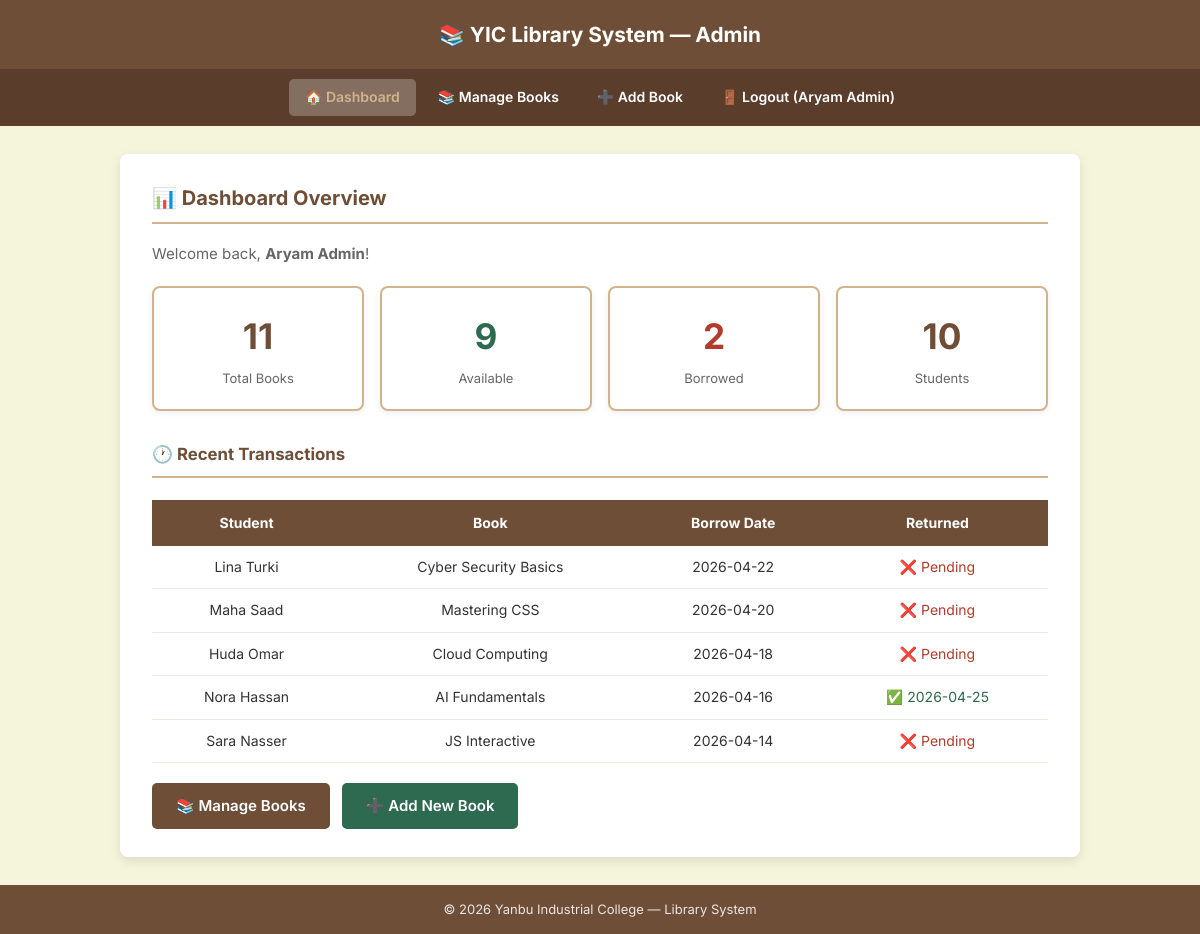
Page /admin/dashboard.php (signed in) on the committed database.
### tables this page shows
CREATE TABLE transactions (
    id          INT           NOT NULL AUTO_INCREMENT,
    user_id     INT           NOT NULL,
    book_id     INT           NOT NULL,
    borrow_date DATE          NOT NULL,
    return_date DATE          DEFAULT NULL,
    fine_amount DECIMAL(10,2) DEFAULT '0.00',
    PRIMARY KEY (id),
    KEY user_id (user_id),
    KEY book_id (book_id),
    CONSTRAINT fk_user FOREIGN KEY (user_id) REFERENCES users (id),
    CONSTRAINT fk_book FOREIGN KEY (book_id) REFERENCES books (id)
);

CREATE TABLE users (
    id       INT          NOT NULL AUTO_INCREMENT,
    username VARCHAR(50)  NOT NULL,
    email    VARCHAR(100) NOT NULL,
    password VARCHAR(255) NOT NULL,
    role     ENUM('admin','student') DEFAULT 'student',
    PRIMARY KEY (id),
    UNIQUE KEY email (email)
);

CREATE TABLE books (
    id       INT          NOT NULL AUTO_INCREMENT,
    title    VARCHAR(255) NOT NULL,
    author   VARCHAR(100) NOT NULL,
    category VARCHAR(50)  DEFAULT NULL,
    status   ENUM('available','borrowed') DEFAULT 'available',
    PRIMARY KEY (id)
);

### admin/dashboard.php (the view, shortened to what this page needs)
<?php
require_once '../includes/config.php';
$totalBooks     = $pdo->query("SELECT COUNT(*) FROM books")->fetchColumn();
$availableBooks = $pdo->query("SELECT COUNT(*) FROM books WHERE status='available'")->fetchColumn();
$borrowedBooks  = $pdo->query("SELECT COUNT(*) FROM books WHERE status='borrowed'")->fetchColumn();
$totalStudents  = $pdo->query("SELECT COUNT(*) FROM users WHERE role='student'")->fetchColumn();
$recent = $pdo->query("
    SELECT t.borrow_date, t.return_date, u.username, b.title
    FROM   transactions t
    JOIN   users u ON t.user_id = u.id
    JOIN   books b ON t.book_id = b.id
    ORDER  BY t.borrow_date DESC LIMIT 5
")->fetchAll();
?>
<!DOCTYPE html>
<html lang="en">
<head>
    <link rel="stylesheet" href="../assets/css/style.css">
</head>
<body>
<header><h1>📚 YIC Library System — Admin</h1></header>
<nav role="navigation">
    <a href="dashboard.php">🏠 Dashboard</a>
    <a href="manage_books.php">📚 Manage Books</a>
    <a href="add_book.php">➕ Add Book</a>
    <a href="../auth/logout.php">🚪 Logout (<?= htmlspecialchars($_SESSION['username']) ?>)</a>
</nav>
<main class="container">
    <section>
        <h2 class="page-title">📊 Dashboard Overview</h2>
        <p style="margin-bottom:16px;color:#666;">
            Welcome back, <strong><?= htmlspecialchars($_SESSION['username']) ?></strong>!
        </p>
        <div class="stats-grid">
            <article class="stat-card">
                <div class="stat-number"><?= $totalBooks ?></div>
                <div class="stat-label">Total Books</div>
            </article>
            <article class="stat-card">
                <div class="stat-number" style="color:#2d6a4f;"><?= $availableBooks ?></div>
                <div class="stat-label">Available</div>
            </article>
            <article class="stat-card">
                <div class="stat-number" style="color:#b23b2c;"><?= $borrowedBooks ?></div>
                <div class="stat-label">Borrowed</div>
            </article>
            <article class="stat-card">
                <div class="stat-number"><?= $totalStudents ?></div>
                <div class="stat-label">Students</div>
            </article>
        </div>
    </section>
    <section>
        <h3 class="page-title" style="font-size:1.05rem;">🕐 Recent Transactions</h3>
        <div class="table-responsive">
            <table>
                <thead>
                    <tr>
                        <th>Student</th><th>Book</th>
                        <th>Borrow Date</th><th>Returned</th>
                    </tr>
                </thead>
                <tbody>
                    <?php foreach ($recent as $r): ?>
                    <tr>
                        <td data-label="Student"><?= htmlspecialchars($r['username']) ?></td>
                        <td data-label="Book"><?= htmlspecialchars($r['title']) ?></td>
                        <td data-label="Borrow Date"><?= $r['borrow_date'] ?></td>
                        <td data-label="Returned">
                            <?= $r['return_date']
                                ? '<span style="color:#2d6a4f;">✅ ' . $r['return_date'] . '</span>'
                                : '<span style="color:#b23b2c;">❌ Pending</span>' ?>
                        </td>
                    </tr>
                    <?php endforeach; ?>
                </tbody>
            </table>
        </div>
        <p style="margin-top:20px; display:flex; gap:12px; flex-wrap:wrap;">
            <a href="manage_books.php" class="btn" style="width:auto;padding:11px 24px;display:inline-block;">
                📚 Manage Books
            </a>
            <a href="add_book.php" class="btn" style="width:auto;padding:11px 24px;display:inline-block;background:#2d6a4f;">
                ➕ Add New Book
            </a>
        </p>
    </section>
</main>
<footer><p>&copy; 2026 Yanbu Industrial College — Library System</p></footer>
</body>
</html>

### assets/css/style.css (style rules this page uses)
:root { --primary: #6F4E37; --primary-dark: #5a3d2b; --secondary: #D2B48C; --background: #F5F5DC; --white: #ffffff; --success: #2d6a4f; --success-bg: #d4edda; --success-border: #c3e6cb; --danger: #b23b2c; --danger-bg: #f8d7da; --danger-border: #f5c6cb; --warning: #856404; --warning-bg: #fff3cd; --text: #333333; --text-mid: #666666; --border: #dddddd; --radius: 8px; --shadow: 0 4px 12px rgba(0,0,0,0.10); }
*, *::before, *::after { box-sizing: border-box; margin: 0; padding: 0; }
body { font-family: 'Inter', 'Segoe UI', sans-serif; background: var(--background); color: var(--text); min-height: 100vh; display: flex; flex-direction: column; font-size: 15px; line-height: 1.6; }
header { background: var(--primary); color: var(--white); text-align: center; padding: 18px 20px; }
header h1 { font-size: 1.3rem; font-weight: 700; }
nav { background: var(--primary-dark); display: flex; flex-wrap: wrap; justify-content: center; gap: 6px; padding: 10px 16px; }
nav a { color: var(--white); text-decoration: none; padding: 7px 16px; border-radius: 5px; font-size: 14px; font-weight: 600; transition: background 0.2s; }
footer { background: var(--primary); color: rgba(255,255,255,0.85); text-align: center; padding: 14px; margin-top: auto; font-size: 13px; }
.container { width: 92%; max-width: 960px; margin: 28px auto; background: var(--white); padding: 28px 32px; border-radius: var(--radius); box-shadow: var(--shadow); }
.page-title { font-size: 1.25rem; color: var(--primary); margin-bottom: 18px; padding-bottom: 8px; border-bottom: 2px solid var(--secondary); }
button, .btn { background: var(--primary); color: var(--white); border: none; padding: 11px 20px; border-radius: 5px; cursor: pointer; font-size: 15px; font-family: inherit; font-weight: 600; width: 100%; transition: background 0.2s; text-decoration: none; display: inline-block; text-align: center; }
.table-responsive { width: 100%; overflow-x: auto; -webkit-overflow-scrolling: touch; }
table { width: 100%; border-collapse: collapse; margin-top: 4px; min-width: 400px; }
thead th { background: var(--primary); color: var(--white); padding: 12px 10px; text-align: center; font-size: 14px; }
tbody td { padding: 10px; border-bottom: 1px solid #f0e8dc; text-align: center; font-size: 14px; vertical-align: middle; }
.stats-grid { display: grid; grid-template-columns: repeat(4, 1fr); gap: 16px; margin: 20px 0 30px; }
.stat-card { background: var(--white); border: 2px solid var(--secondary); border-radius: var(--radius); padding: 20px; text-align: center; box-shadow: 0 2px 6px rgba(0,0,0,0.07); }
.stat-number { font-size: 2.2rem; font-weight: 700; color: var(--primary); }
.stat-label { font-size: 13px; color: var(--text-mid); margin-top: 4px; }

### rows in the picture
transactions: user.username "Lina Turki", book.title "Cyber Security Basics", borrow_date "2026-04-22", shows "❌ Pending"
transactions: user.username "Maha Saad", book.title "Mastering CSS", borrow_date "2026-04-20", shows "❌ Pending"
transactions: user.username "Huda Omar", book.title "Cloud Computing", borrow_date "2026-04-18", shows "❌ Pending"
transactions: user.username "Nora Hassan", book.title "AI Fundamentals", borrow_date "2026-04-16", return_date "2026-04-25"
transactions: user.username "Sara Nasser", book.title "JS Interactive", borrow_date "2026-04-14", shows "❌ Pending"

### other values in the picture
$_SESSION['username'] "Aryam Admin"
$totalBooks "11"
$availableBooks "9"
$borrowedBooks "2"
$totalStudents "10"
